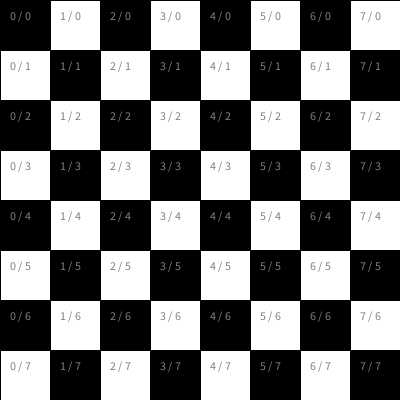
Frame 1 (no input)
Frame 60 (the mouse pressed at the canvas centre just before this capture): identical to frame 1, image omitted
Frame 120 (the mouse held since frame 60 and released just before this capture): identical to frame 1, image omitted

The Processing sketch that drew this single still picture (run headless with seeded random() and noise(); from frame 60 on, the mouse is pressed at the canvas centre):

// Processing sketch: ej12c_grilla_indices_ajedrez
// ── ej12c_grilla_indices_ajedrez.pde

int tam;
int c;  //cantidad

void setup(){
  size( 400, 400 );
  surface.setLocation( 500, -600 );
  
  c = 8;           //cantidad de cuadrados por fila
  tam = width / c;  //tamaño se ajusta a la cantidad de iteraciones = cantidad de cuadrados
}

void draw(){
  //ejercicio 3: FOR ANIDADO
  for( int x = 0 ; x < c ; x++ ){  //maneja las columnas
    for( int y = 0 ; y < c ; y++ ){  //maneja las filas
      
      //para saber si un numero x es par: (x % 2 == 0)
      //si da 1... es impar.
      //
      if( (x+y) % 2 == 0 ){  //tablero de ajedrez
        fill( 0 );
      }else{
        fill( 255 );
      }
      rect( x*tam, y*tam, tam, tam );
      
      fill( 128 );
      text( x + " / " + y, x*tam+10, y*tam+20 );
    }
  }
    
}
